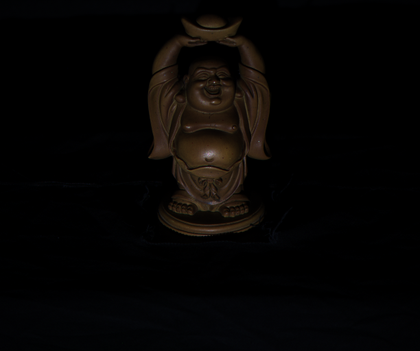
%> input picture Matlab/test_03/01001.png, 420 x 351 px, shrunk from 612 x 512 before the run; its folder holds only this picture in this run
$ octave main01.m   (GNU Octave 9; MATLAB toolbox functions it lacks are replaced by stand-ins)
%> lines starting %> are read from the running program, lines starting %| are printed output that depends on the picture
### Matlab/Decoupage.m
function [Imageoutput] = Decoupage(Imageinput, factor)
%DECOUPAGE renvoie une partie de l'image

% Vérifie que le facteur est compris entre 0 et 1
    if factor <= 0 || factor > 1
        error('Le facteur doit être un nombre entre 0 (exclus) et 1 (inclus).');
    end

    % Obtenir les dimensions de l'image originale
    [height, width] = size(Imageinput);

    % Calculer les nouvelles dimensions
    newHeight = round(height * factor);
    newWidth = round(width * factor);

    % Calculer les coordonnées de recadrage
    startY = round((height - newHeight) / 2) + 1;
    startX = round((width - newWidth) / 2) + 1;
    endY = startY + newHeight - 1;
    endX = startX + newWidth - 1;

    % Recadrer l'image
    Imageoutput = Imageinput(startY:endY, startX:endX, :);
end

### Matlab/Partitionnement.m
function [pieces] = Partitionnement(image, nbRows, nbCols)
% Partitionnement - Divise une image en 6 morceaux rectangulaires
% Input:
%   image - image à partitionner
%   nbRows - Nombre de lignes pour le partitionnement
%   nbCols - Nombre de colonnes pour le partitionnement
% Output:
%   pieces - Cellule contenant les morceaux de l'image

    % Obtenir les dimensions de l'image
    [height, width] = size(image);

    % Calculer les dimensions de chaque morceau
    pieceHeight = floor(height / nbRows);
    pieceWidth = floor(width / nbCols);

    % Initialiser la cellule pour contenir les morceaux
    pieces = cell(nbRows, nbCols);

    % Extraire chaque morceau
    for row = 1:nbRows
        for col = 1:nbCols
            % Définir les limites de chaque morceau
            rowStart = (row-1) * pieceHeight + 1;
            rowEnd = min(row * pieceHeight, height);

            colStart = (col-1) * pieceWidth + 1;
            colEnd = min(col * pieceWidth, width);

            % Extraire le morceau
            pieces{row, col} = image(rowStart:rowEnd, colStart:colEnd, :);
        end
    end
end

### Matlab/main01.m
close all
clear all
clc
%%
% Dans cette version, on suppose que :
%   - On prend l'objet au moins 3 fois pour chaque angle de vue
%   - Les images sont bien ordonnées
%   - Il n'y a que des images qui nous intéressent dans le dossier
%   - Toutes les images ont le même nombre de pixels
%   - On peut passer l'image en niveau de gris sans problème
%   - On connait le nombre de vues différentes
%
% L'idée est ici d'étudier l'efficacité d'une méthode visant à diviser
% l'image en plusieurs morceaux
%%

%% Paramétrage du jeu de données
folderPath = 'test_03'; % dossier du jeu de données
typeImage = '.png'; % type des images : réduit déjà la possibilité de trier une autre image par erreur
pourcentageImageGardee = 1; % on réduit les dimensions de l'image pour atténuer l'effet de l'arrière-plan
nbRows = 1; % nombre de lignes pour le partitionnement
nbCols = 1; % nombre de colonnes pour le partitionnement
out = 'resulta_03'; % dossier dans lequel sera rangé le jeu de données trié

% separationTh = [16,27,33,41]; % Numéro des images correspondant au changement d'axe de caméra pour test_00
%separationTh = [6,10,16]; % Numéro des images correspondant au changement d'axe de caméra pour test_01
separationTh = [11,21,31,41,51,61,71,81,91]; % Numéro des images correspondant au changement d'axe de caméra pour test_03
nbVues = length(separationTh) + 1;

%% Récupération du jeu de données
fileList = dir(folderPath);
fileList = fileList(endsWith({fileList.name},typeImage,'IgnoreCase',true)); % On filtre les fichiers
nbImage = length(fileList);

%% Partitionnement d'une image pour visualiser et initialisation des matrices I
imageRGB = imread(fullfile(folderPath, fileList(1).name));
%> imageRGB is the input picture: size 351x420x3 uint8; mean R, G, B 5.9, 4.5, 3.6
imageGray = rgb2gray(imageRGB);
imageGray = Decoupage(imageGray, pourcentageImageGardee);
pieces = Partitionnement(imageGray,nbRows,nbCols);
%> after the loop in Partitionnement, `for row = 1:nbRows`: pieces = 1 item
%> pieces = 1 item

% Afficher les morceaux
figure
for row = 1:nbRows
    for col = 1:nbCols
        subplot(nbRows, nbCols, (row-1)*nbCols + col);
        imshow(pieces{row, col});
        title(['Morceau ', num2str((row-1)*nbCols + col)]);
    end
end

% [8 lines of commented-out code are left out]
figure
for row = 1:nbRows
    for col = 1:nbCols
        subplot(nbRows, nbCols, (row-1)*nbCols + col);
        imshow(pieces{row, col});
        title(['Morceau ', num2str((row-1)*nbCols + col)]);
    end
end

% Dimensions des partitions
partitionHeights = cellfun(@(x) size(x, 1), pieces);
%> partitionHeights = 351
partitionWidths = cellfun(@(x) size(x, 2), pieces);
%> partitionWidths = 420

% Initialisation des matrices pour chaque partition
I = cell(nbRows, nbCols);
Slambda = cell(nbRows, nbCols);
for row = 1:nbRows
    for col = 1:nbCols
        I{row, col} = zeros(partitionHeights(row, col)*partitionWidths(row, col), nbImage);
        Slambda{row,col} = zeros(nbImage,1);
    end
end
%> after the loop, I = 1 item; Slambda = {0}

%% Remplissage des matrices I{row, col} et calcul des SVD
for i = 1:nbImage

    % Récupération et préparation de l'image
    filename = fileList(i).name;
    imageRGB = imread(fullfile(folderPath, filename));
    imageGray = rgb2gray(imageRGB);
    imageGray = Decoupage(imageGray, pourcentageImageGardee);
    pieces = Partitionnement(imageGray,nbRows,nbCols);

    % Ajout des partitions dans les cellules I{row, col}
    for row = 1:nbRows
        for col = 1:nbCols
            img = pieces{row, col};
            % img = MasqueV2(img); % application du masque
            I{row, col}(:,i) = img(:);

            % Calcul des valeurs singulières de la matrice I{row, col}(:,1:i)
            % et stockage dans Slambda{row, col}(i)
            SVD = svd(I{row, col}(:,1:i));
            Slambda{row, col}(i) = sum(SVD);
        end
    end
%> after the loop, Slambda = {4873.1}
end

%%%%%%%%%%%%%%%%%%%%%%%%%%%%%%%%%%%%%%%%%%%%%
%%%%%%%%%%%%%%%%%% Analyse %%%%%%%%%%%%%%%%%%
%%%%%%%%%%%%%%%%%%%%%%%%%%%%%%%%%%%%%%%%%%%%%

%% Calcul des variations de Slambda
SlambdaDer = cell(nbRows, nbCols);
SlambdaDer2 = cell(nbRows, nbCols);
legende = cell (nbRows*nbCols, 1);
idx = 1;
lp = linspace(1,nbImage,nbImage);
for row = 1:nbRows
    for col = 1:nbCols
        SlambdaDer{row, col} = gradient(Slambda{row, col}, lp);
        SlambdaDer2{row, col} = gradient(SlambdaDer{row, col}, lp);
        legende{idx} = sprintf('Morceau %d', (row-1)*nbCols + col);
        idx = idx + 1;
    end
end
%> after the loop, SlambdaDer = {0}; SlambdaDer2 = {0}; idx = 2; legende = {'Morceau 1'}

%% Affichage de Slambda et de ses dérivées

% Slambda
figure
hold on
for row = 1:nbRows
    for col = 1:nbCols
        plot(Slambda{row, col});
    end
end
xline(separationTh,'--b');
legend(legende);
title("Somme des valeurs singulières en fonction du nombre d'image")
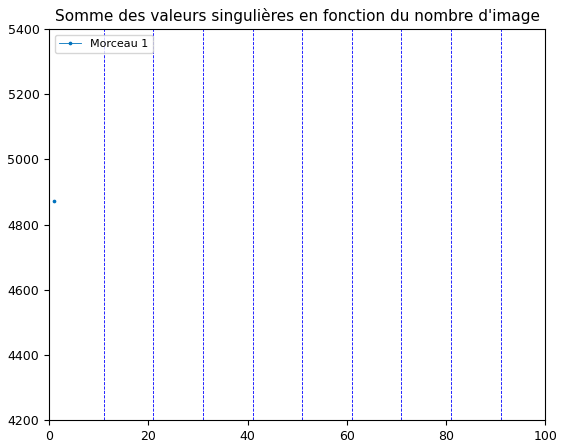
%> figure redrawn from the program's plot data
hold off

%SlambdaDer
figure
hold on
for row = 1:nbRows
    for col = 1:nbCols
        plot(SlambdaDer{row, col});
    end
end
xline(separationTh,'--b');
legend(legende);
title("Dérivée de Slambda")
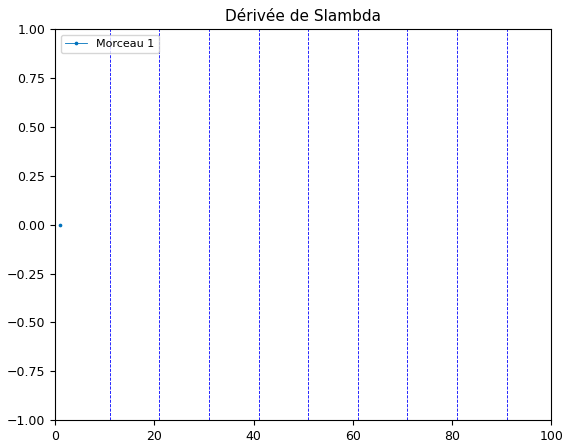
%> figure redrawn from the program's plot data
hold off

%SlambdaDer
figure
hold on
for row = 1:nbRows
    for col = 1:nbCols
        plot(SlambdaDer2{row, col});
    end
end
xline(separationTh,'--b');
legend(legende);
title("Dérivée seconde de Slambda")
hold off

%% Pareil avec un Slambda relatif
SlambdaRel = cell(nbRows, nbCols);
VariationSLR = cell(nbRows, nbCols);
for row = 1:nbRows
    for col = 1:nbCols
        SlambdaRel{row, col} = zeros(nbImage,1);
        VariationSLR{row, col} = zeros(nbImage,1);
    end
end
for row = 1:nbRows
    for col = 1:nbCols
        SlambdaRel{row, col}(1) = 1;
        for i = 2:nbImage
            SlambdaRel{row, col}(i) = abs(Slambda{row, col}(i) - Slambda{row, col}(i-1)) / Slambda{row, col}(i-1);
        end
    end
end
%> after the loop, SlambdaRel = {1}
for row = 1:nbRows
    for col = 1:nbCols
        VariationSLR{row, col}(1) = 1;
        for i = 2:nbImage
            VariationSLR{row, col}(i) = SlambdaRel{row, col}(i)/ SlambdaRel{row, col}(i-1);
        end
    end
end
%> after the loop, VariationSLR = {1}

% Affichage des courbes
figure
hold on
for row = 1:nbRows
    for col = 1:nbCols
        plot(VariationSLR{row, col});
    end
end
xline(separationTh,'--b');
legend(legende);
title("Variations de SlambdaRel")
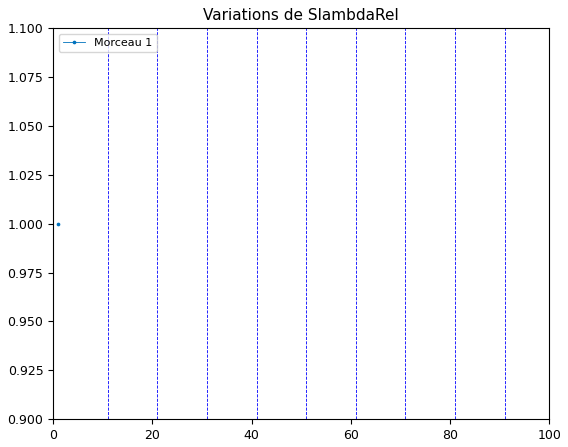
%> figure redrawn from the program's plot data
hold off

%%%%%%%%%%%%%%%%%%%%%%%%%%%%%%%%%%%%%%%%%%%%%
%%%%%%%%%%%%%%%%%%% Tests %%%%%%%%%%%%%%%%%%%
%%%%%%%%%%%%%%%%%%%%%%%%%%%%%%%%%%%%%%%%%%%%%

% On va voir si faire une moyenne peut être une bonne solution
MoyenneVar = zeros(nbImage,1);

for row = 1:nbRows
    for col = 1:nbCols
        MoyenneVar = MoyenneVar + VariationSLR{row, col};
    end
end
%> after the loop, MoyenneVar = 1
MoyenneVar = MoyenneVar / (nbRows*nbCols);

figure
plot(MoyenneVar)
xline(separationTh,'--b');
title("Moyenne des variations de SlambdaRel")

$ run again, on Matlab/test_03/01005.png
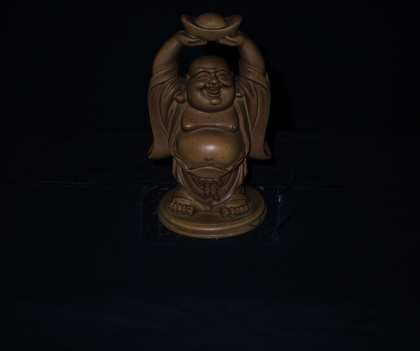
%> input picture Matlab/test_03/01005.png, 420 x 351 px, shrunk from 612 x 512 before the run
%> imageRGB is the input picture: size 351x420x3 uint8; mean R, G, B 12.6, 11.5, 12.7
%> `imageGray = rgb2gray(imageRGB);`:
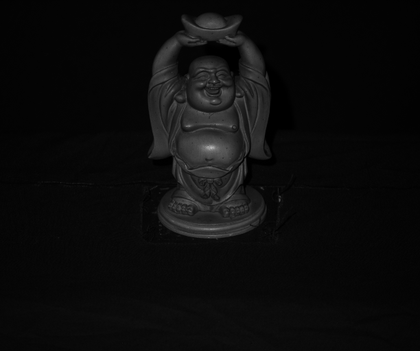
%> imageGray: size 351x420 uint8; min 0, max 185, mean 12
%> after the loop in Partitionnement, `for row = 1:nbRows`: pieces = 1 item
%> partitionHeights = 351
%> partitionWidths = 420
%> after the loop `for row = 1:nbRows`: I = 1 item; Slambda = {0}
%> after the loop `for row = 1:nbRows`: Slambda = {7440.4}
%> after the loop `for row = 1:nbRows`: SlambdaDer = {0}; idx = 2; legende = {'Morceau 1'}
%> `title("Somme des valeurs singulières en fonction du nombre d'image")`:
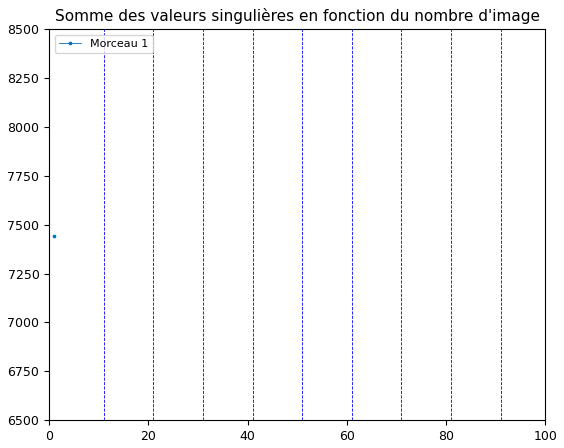
%> figure redrawn from the program's plot data
%> after the loop `for row = 1:nbRows`: SlambdaRel = {1}
%> after the loop `for row = 1:nbRows`: MoyenneVar = 1

$ run again, on Matlab/test_03/01007.png
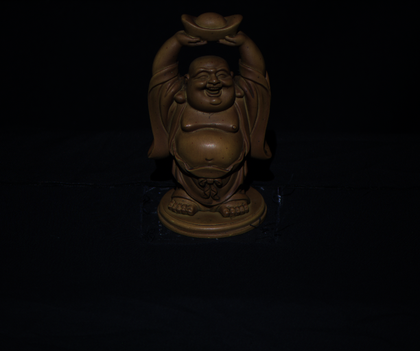
%> input picture Matlab/test_03/01007.png, 420 x 351 px, shrunk from 612 x 512 before the run
%> imageRGB is the input picture: size 351x420x3 uint8; mean R, G, B 9.4, 8.3, 8.6
%> `imageGray = rgb2gray(imageRGB);`:
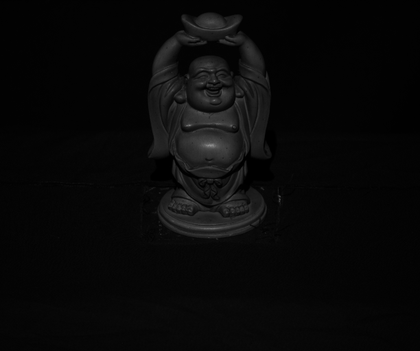
%> imageGray: size 351x420 uint8; min 0, max 146, mean 8.7
%> after the loop in Partitionnement, `for row = 1:nbRows`: pieces = 1 item
%> partitionHeights = 351
%> partitionWidths = 420
%> after the loop `for row = 1:nbRows`: I = 1 item; Slambda = {0}
%> after the loop `for row = 1:nbRows`: Slambda = {5587.1}
%> after the loop `for row = 1:nbRows`: SlambdaDer = {0}; idx = 2; legende = {'Morceau 1'}
%> `title("Somme des valeurs singulières en fonction du nombre d'image")`:
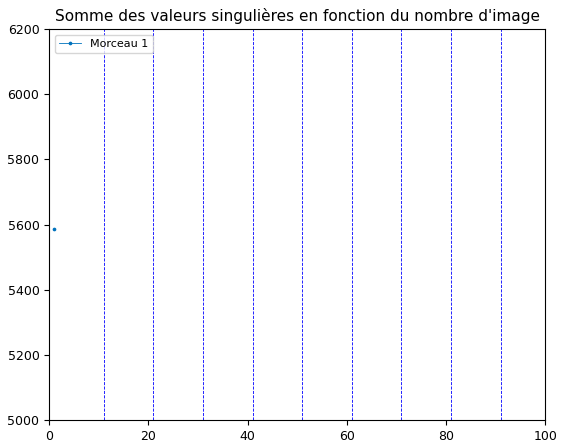
%> figure redrawn from the program's plot data
%> after the loop `for row = 1:nbRows`: SlambdaRel = {1}
%> after the loop `for row = 1:nbRows`: MoyenneVar = 1

$ run again, on Matlab/test_03/01002.png
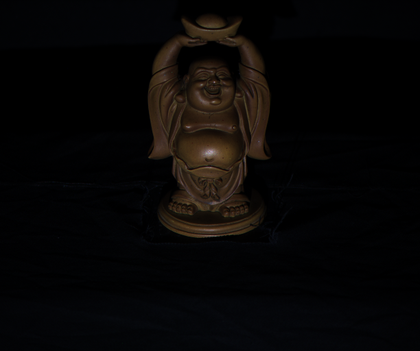
%> input picture Matlab/test_03/01002.png, 420 x 351 px, shrunk from 612 x 512 before the run
%> imageRGB is the input picture: size 351x420x3 uint8; mean R, G, B 7.9, 6.4, 5.9
%> after the loop in Partitionnement, `for row = 1:nbRows`: pieces = 1 item
%> partitionHeights = 351
%> partitionWidths = 420
%> after the loop `for row = 1:nbRows`: I = 1 item; Slambda = {0}
%> after the loop `for row = 1:nbRows`: Slambda = {5814.2}
%> after the loop `for row = 1:nbRows`: SlambdaDer = {0}; idx = 2; legende = {'Morceau 1'}
%> `title("Somme des valeurs singulières en fonction du nombre d'image")`:
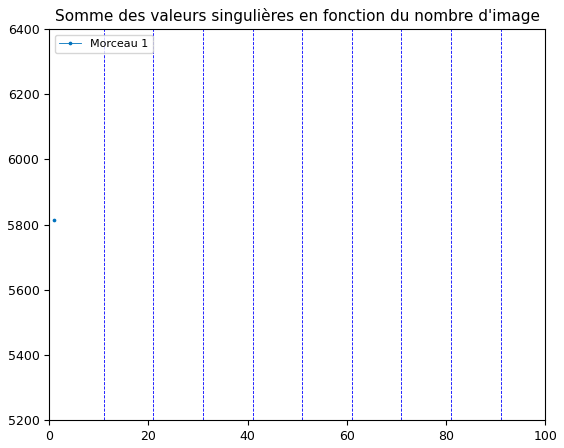
%> figure redrawn from the program's plot data
%> after the loop `for row = 1:nbRows`: SlambdaRel = {1}
%> after the loop `for row = 1:nbRows`: MoyenneVar = 1
